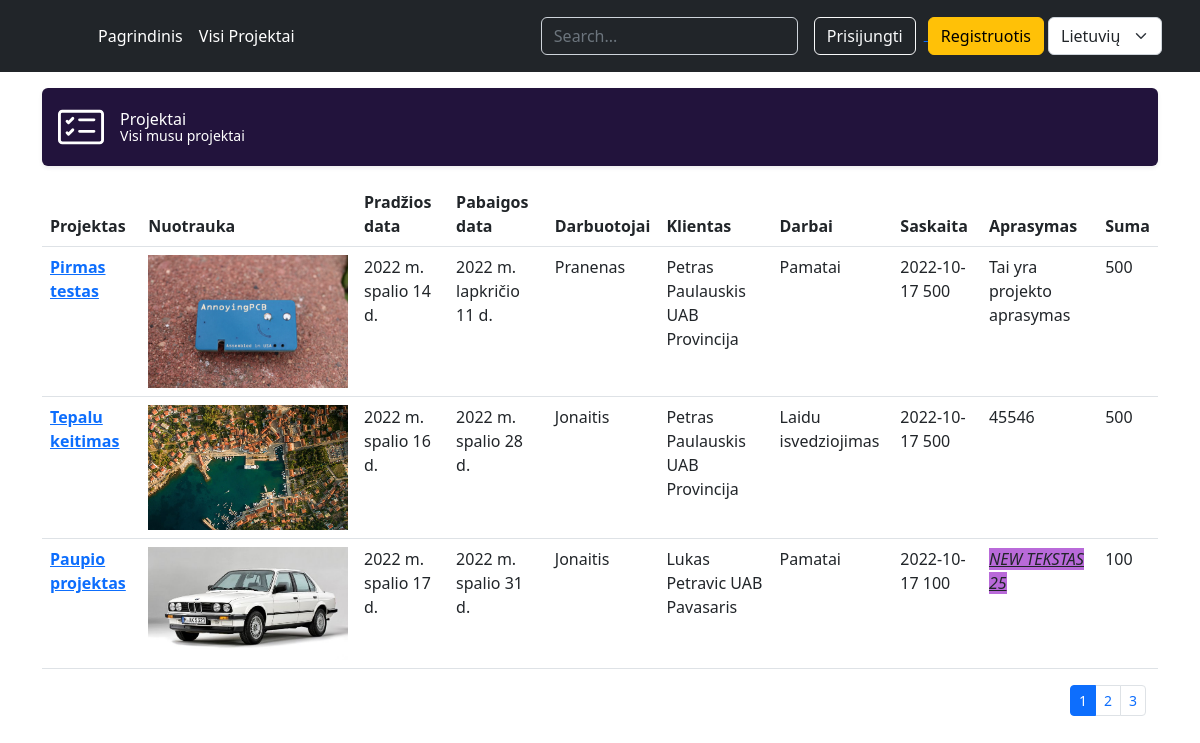
Before: /projektai/ with the older database file.
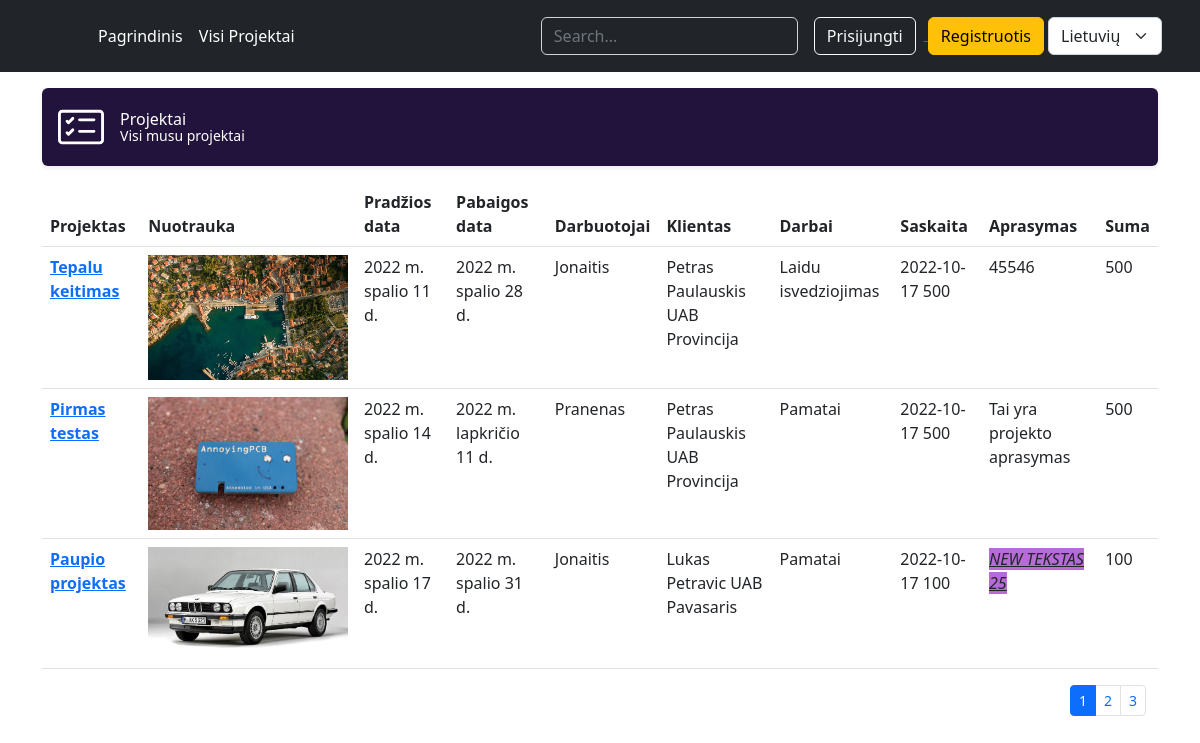
After: the same page with the newer database file.
### projektai/models.py (models this page shows, shortened)
class Projektas(models.Model):
    pavadinimas = models.CharField(_('Pavadinimas'), max_length=20)
    pradzios_data=models.DateField(_("Pradžios data"))
    pabaigos_data = models.DateField(_("Pabaigos data"))
    klientas_id = models.ForeignKey('Klientas',on_delete=models.SET_NULL,null=True)
    vadovas_user= models.ForeignKey(User,on_delete=models.SET_NULL,null=True)
    darbuotojas_id = models.ForeignKey("Darbuotojas",on_delete=models.SET_NULL,null=True)
    darbas_id = models.ForeignKey("Darbas",on_delete=models.SET_NULL,null=True)
    saskaita_id = models.ForeignKey("Saskaita",on_delete=models.SET_NULL,null=True)
    nuotrauka = models.ImageField(_('Viršelis'), upload_to='projekto_virseliai', null=True)
    aprasymas = HTMLField(_('Aprasymas'), null=True)
    class Meta:
        verbose_name = _("Projektas")
        verbose_name_plural = _('Projektai')
        ordering = ['pradzios_data',]

class Darbuotojas(models.Model):
    vardas = models.CharField(_("Vardas"), max_length=20)
    pavarde = models.CharField(_("Pavardė"), max_length=20)
    pareigos = models.CharField(_("Pareigos"), max_length=20)
    class Meta:
        verbose_name = _("Darbuotojas")
        verbose_name_plural = _('Darbuotojai')

class Klientas(models.Model):
    vardas = models.CharField(_("Vardas"), max_length=20)
    pavarde = models.CharField(_("Pavardė"), max_length=20)
    imone = models.CharField(_("Įmonė"), max_length=20)
    kontaktai = models.TextField(_("Kontaktai"), max_length=500)
    class Meta:
        verbose_name = _("Klientas")
        verbose_name_plural = _('Klientai')
    def __str__(self):
        return f"{self.vardas} {self.pavarde} {self.imone}"

class Darbas(models.Model):
    pavadinimas = models.CharField(_("Pavadinimas"), max_length=20)
    pastabos = models.CharField(_("Pastabos"), max_length=200)
    class Meta:
        verbose_name = _("Darbas")
        verbose_name_plural = _('Darbai')

class Saskaita(models.Model):
    israsymo_data = models.DateField(_("Išrašymo data"))
    suma = models.PositiveIntegerField(_("Suma"))
    class Meta:
        verbose_name = _("Saskaita")
        verbose_name_plural = _('Saskaitos')
    def __str__(self):
        return f"{self.israsymo_data} {self.suma} "

### projektai/views.py (the view)
# urls.py: path('', include('projektai.urls')),
def projektai(request):
    paginator = Paginator(Projektas.objects.all(), 3)
    page_number = request.GET.get('page')
    paged_projects = paginator.get_page(page_number)
    context = {
        'projektai': paged_projects
    }
    return render(request,'projektai.html',context=context)

### templates/projektai.html (shortened to what this page needs)
{% extends 'base.html' %}
{% block content %}
{% load i18n %}
<div class="d-flex align-items-center p-3 my-3 text-white bg-purple rounded shadow-sm">
    <div class="lh-1">
      <h1 class="h6 mb-0 text-white lh-1">Projektai</h1>
      <small>Visi musu projektai</small>
    </div>
  </div>
<table class="table table-hover">
  <thead>
    <tr>
      <th scope="col">Projektas</th>
      <th scope="col">Nuotrauka</th>
      <th scope="col">Pradžios data</th>
      <th scope="col">Pabaigos data</th>
      <th scope="col">Darbuotojai</th>
      <th scope="col">Klientas</th>
      <th scope="col">Darbai</th>
      <th scope="col">Saskaita</th>
        <th scope="col">Aprasymas</th>
      <th scope="col">Suma</th>
    </tr>
  </thead>
  <tbody>
  {% load static %}
  {% for projekto in projektai %}
    <tr>
      <th scope="row"><a href="{% url 'projektas' projekto.id %}">{{projekto.pavadinimas}}</a></th>
      {% if projekto.nuotrauka %}
              <th><img src="{{ projekto.nuotrauka.url }}" class="card-img-top"></th>
            {% else %}
             <th> <img src="{% static 'no-image.jpg' %}" class="card-img-top"></th>
            {% endif %}
      <td>{{projekto.pradzios_data}}</td>
      <td>{{projekto.pabaigos_data}}</td>
      <td>{{projekto.darbuotojas_id.pavarde}}</td>
      <td>{{projekto.klientas_id}}</td>
      <td>{{projekto.darbas_id.pavadinimas}}</td>
      <td>{{projekto.saskaita_id}}</td>
        <td>{{projekto.aprasymas | safe}}</td>
        <td>{{projekto.saskaita_id.suma}}</td>
    </tr>
{% endfor %}
  </tbody>
</table>
<div class="container puslapiai">
    <nav aria-label="...">
        {% if projektai.has_other_pages %}
            <ul class="pagination pagination-sm justify-content-end">
                {% for i in projektai.paginator.page_range %}
                    {% if projektai.number == i %}
                        <li class="page-item active">
                            <a class="page-link">{{ i }}</a>
                        </li>
                    {% else %}
                        <li class="page-item">
                            <a class="page-link" href="?page={{ i }}">{{ i }}</a>
                        </li>
                    {% endif %}
                {% endfor %}
            </ul>
        {% endif %}
    </nav>
</div>
{% endblock %}

Changed rows visible on the page:
changed Projektas "Tepalu keitimas": pradzios_data "2022 m. spalio 16 d." → "2022 m. spalio 11 d."; moves up the list
